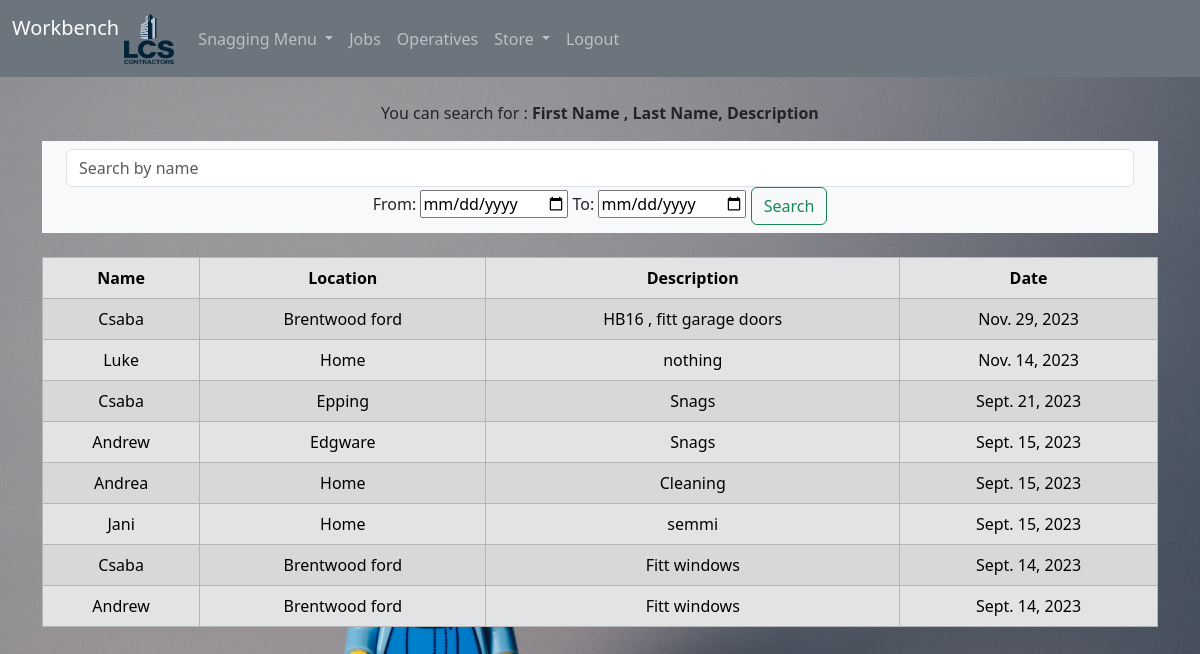
Page /operatives/operatives/ (signed in) on the earlier database version.
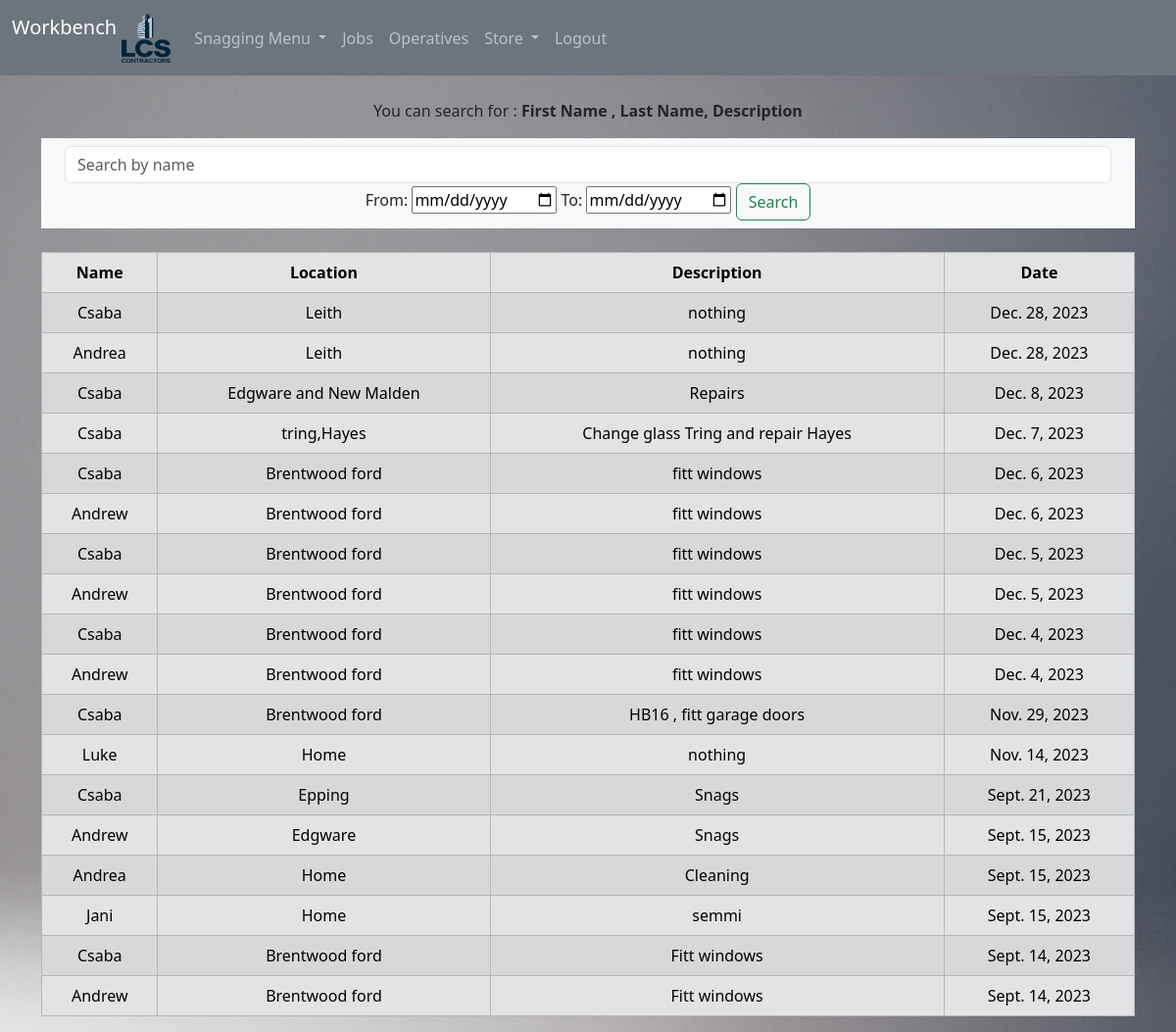
Same page on the later database version.
### operatives/models.py (models this page shows, shortened)
class Job(models.Model):
    operatives = models.ManyToManyField(Operative)
    description = models.CharField(max_length=200)
    location = models.CharField(max_length=200)
    post_code = models.CharField(blank=True, max_length=200, null=True)
    job_created_at = models.DateTimeField(auto_now_add=True)
    job_date = models.DateField(null=True)
    class Meta:
        ordering = ["-job_date"]

### operatives/views.py (the view)
# urls.py: path("operatives/", views.job, name="operatives/detail"),
def job(request):
    details = (
        Job.objects.values(
            "location", "description", "job_date", "operatives__first_name"
        ).order_by("-job_date", "location")
    )
    return render(
        request,
        "operatives/detail.html",
        {"jobs": list(details), "operatives": operatives},
    )

### operatives/templates/operatives/detail.html (shortened to what this page needs)
{%extends 'base.html'%} {%block content%}
<p>
  You can search for : <strong>First Name , Last Name, Description </strong>
</p>
<nav class="navbar bg-body-tertiary">
  {%if user.is_authenticated and user.is_staff %}
  <div class="container-fluid">
    <form
      class="container-fluid justify-content-start"
      method="POST"
      action="{%url 'operatives/search_job'%}"
      role="search"
    >
      <input
        class="form-control me-2"
        type="search"
        placeholder="Search by name"
        aria-label="Search"
        name="searched"
      />From: <input type="date" name="fromdate" required=" False" /> To:
      <input type="date" name="todate" required=" False" />
      <button class="btn btn-outline-success" type="submit">Search</button>
    </form>
  </div>
</nav>
<br />
<table class="table table-hover table-bordered table-secondary table-striped">
  <thead class="table-secondary">
    <tr>
      <th scope="col">Name</th>
      <th scope="col">Location</th>
      <th scope="col">Description</th>
      <th scope="col">Date</th>
    </tr>
  </thead>
  <tbody>
    {% if jobs %} {%for job in jobs%}
    <tr>
      <td>{{job.operatives__first_name}}</td>
      <td>{{job.location}}</td>
      <td>{{job.description}}</td>
      <td>{{job.job_date }}</td>
    </tr>
    {%endfor%}
  </tbody>
</table>
{% endif %} {% endif %}{% endblock %}

### snags/templates/base.html (shortened to what this page needs)
<!DOCTYPE html>
<html lang="en">
  <head>
    <link
      href="https://cdn.jsdelivr.net/npm/bootstrap@5.3.1/dist/css/bootstrap.min.css"
      rel="stylesheet"
    />
  </head>
  {%load static%}
  <link rel="stylesheet" href=" {%static 'style.css'%} " />
  <body>
    {% include 'navbar.html'%}
    <div class="container">
      <br />
       {% block content %} {% endblock %}
    </div>
  </body>
</html>

### snags/templates/navbar.html (shortened to what this page needs)
{%load static%}
<nav class="navbar navbar-expand-lg navbar-dark bg-secondary">
  <div class="container-fluid">
    <a class="navbar-brand" href="{%url 'core'%}">
      Workbench
      <img
        src="{%static 'thumbnail.png'%}"
        width="50"
        height="50"
        class="d-inline-block align-text-top"
      />
    </a>
    <div class="collapse navbar-collapse" id="navbarSupportedContent">
      <ul class="navbar-nav me-auto mb-2 mb-lg-0">
        {%if user.is_authenticated and user.is_staff %}
        <li class="nav-item dropdown">
          <a
            class="nav-link dropdown-toggle"
            href="#"
            role="button"
            data-bs-toggle="dropdown"
            aria-expanded="false"
          >
            Snagging Menu
          </a>
        </li>
        <li class="nav-item">
          <a class="nav-link" href="{%url 'operatives/detail'%}">Jobs</a>
        </li>
        <li class="nav-item">
          <a class="nav-link" href="{%url 'operatives/home'%}">Operatives</a>
        </li>
        <li class="nav-item dropdown">
          <a
            class="nav-link dropdown-toggle"
            href="#"
            role="button"
            data-bs-toggle="dropdown"
            aria-expanded="false"
          >
            Store
          </a>
        </li>
        <li class="nav-item">
          <a class="nav-link" href="{%url 'snags/logout'%}">Logout</a>
        </li>
        {% endif %}
      </ul>
    </div>
  </div>
</nav>

### static/style.css (style rules this page uses)
body { background-image: url(bkg1.jpg); background-color: cadetblue; background-size: cover; background-attachment: fixed; background-position: center; height: auto; background-repeat: no-repeat; text-align: center; }

Differences in the rows shown:
added Job: operatives__first_name "Csaba", location "Leith", description "nothing", job_date "Dec. 28, 2023", operatives__first_name "Andrea"
added Job: operatives__first_name "Csaba", location "Edgware and New Malden", description "Repairs", job_date "Dec. 8, 2023"
added Job: operatives__first_name "Csaba", location "tring,Hayes", description "Change glass Tring and repair Hayes", job_date "Dec. 7, 2023"
added Job: operatives__first_name "Csaba", location "Brentwood ford", description "fitt windows", job_date "Dec. 6, 2023", operatives__first_name "Andrew"
added Job: operatives__first_name "Csaba", location "Brentwood ford", description "fitt windows", job_date "Dec. 5, 2023", operatives__first_name "Andrew"
added Job: operatives__first_name "Csaba", location "Brentwood ford", description "fitt windows", job_date "Dec. 4, 2023", operatives__first_name "Andrew"
